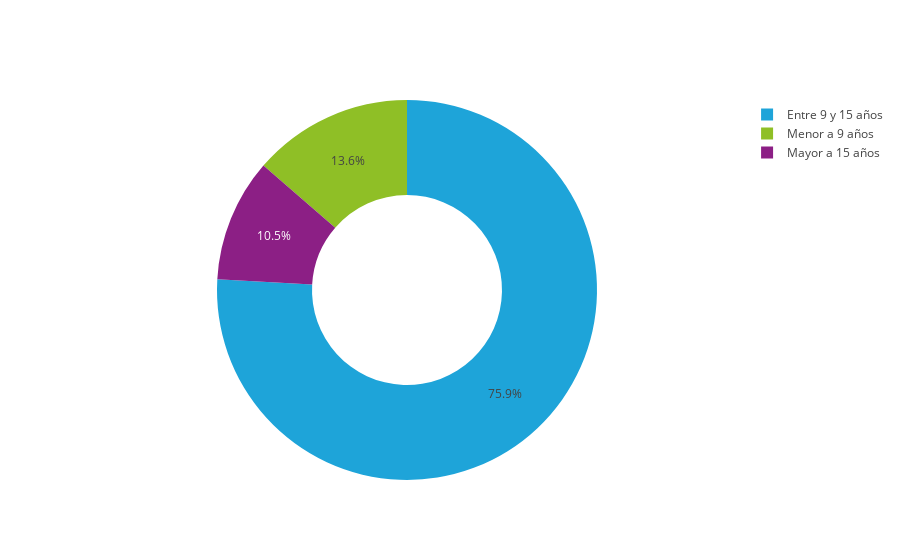

Here is the notebook cell this chart was saved with:
### Code cell
df_plot2 = plot_Fig2(data_encoding)

fig2 = go.Figure(data=[go.Pie(
                        labels=list(df_plot2['Tag']), 
                        values=list(df_plot2['Cantidad de beneficiarios']), 
                        hole=.5)
])
fig2.update_traces(marker=dict(colors=['#1EA4D9', '#8C1F85', '#8FBF26']))

fig2.show()

### Figure 1 — Plotly figure (JSON) as saved in the notebook; plotly's stock layout.template omitted (floating-point values rounded to 4 significant figures)
{"data": [{"hole": 0.5, "labels": ["Entre 9 y 15 años", "Mayor a 15 años", "Menor a 9 años"], "marker": {"colors": ["#1EA4D9", "#8C1F85", "#8FBF26"]}, "type": "pie", "values": [167, 23, 30]}], "layout": {"autosize": true}}
